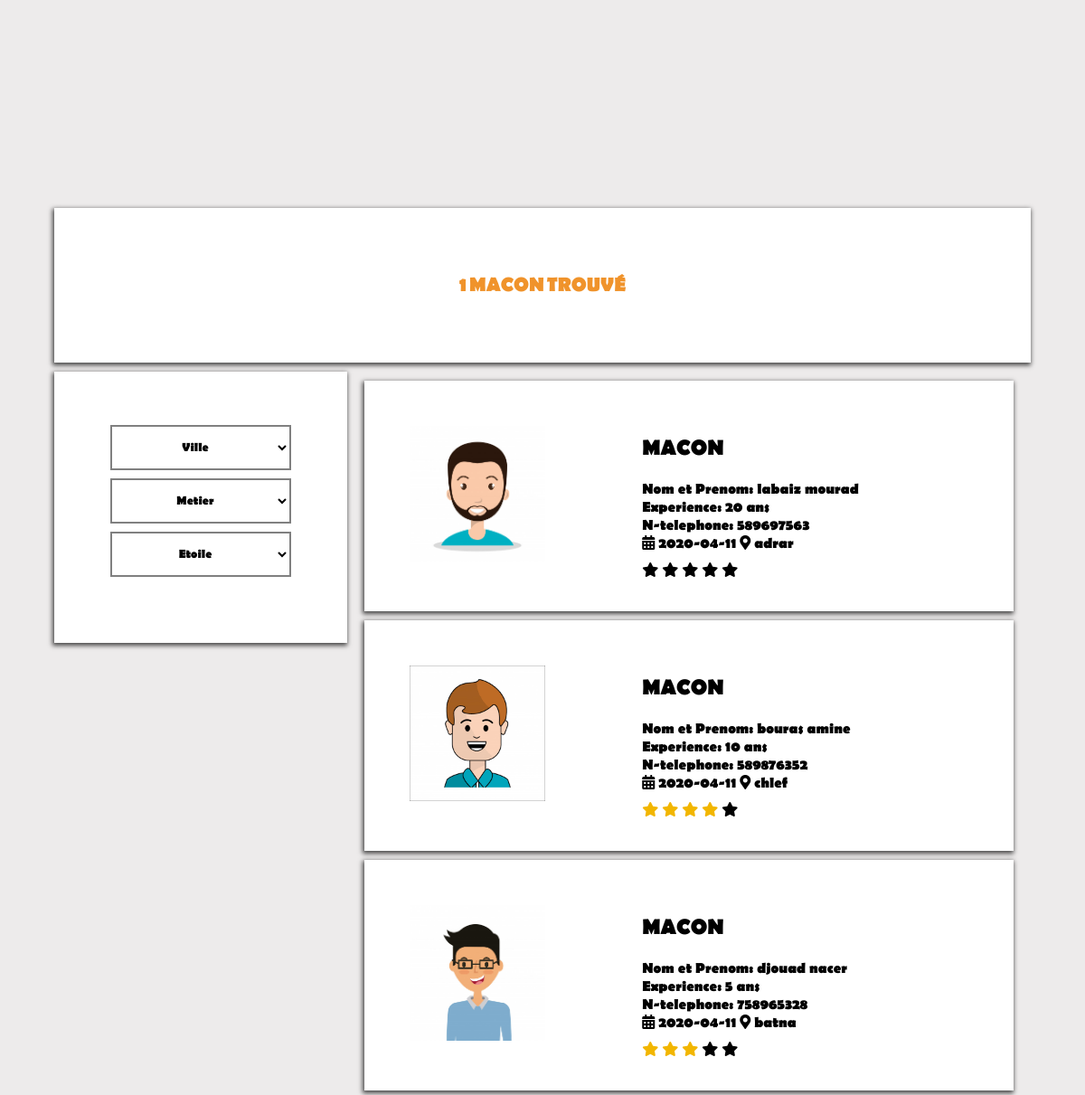
Page /searchad.php?artisant=macon on the committed database.
### tables this page shows
CREATE TABLE IF NOT EXISTS `metier` (
  `id_metier` int(10) NOT NULL AUTO_INCREMENT,
  `nom_metier` varchar(20) NOT NULL,
  PRIMARY KEY (`id_metier`)
);

CREATE TABLE IF NOT EXISTS `annonce` (
  `id_annonce` int(11) NOT NULL AUTO_INCREMENT,
  `id_utilisateur` int(11) NOT NULL,
  `id_metier` int(11) NOT NULL,
  `id_ville` int(11) NOT NULL,
  `experience` varchar(30) NOT NULL,
  `competences` text NOT NULL,
  `date_creation` date NOT NULL,
  `image` varchar(300) NOT NULL,
  `valide` tinyint(1) NOT NULL,
  PRIMARY KEY (`id_annonce`),
  KEY `id_annonce` (`id_annonce`),
  KEY `id_utilisateur` (`id_utilisateur`),
  KEY `id_metier` (`id_metier`),
  KEY `id_ville` (`id_ville`),
  KEY `id_utilisateur_2` (`id_utilisateur`),
  KEY `id_metier_2` (`id_metier`),
  KEY `id_ville_2` (`id_ville`)
);

CREATE TABLE IF NOT EXISTS `utilisateur` (
  `id_utilisateur` int(11) NOT NULL AUTO_INCREMENT,
  `nom` varchar(15) NOT NULL,
  `prenom` varchar(15) NOT NULL,
  `e_mail` varchar(50) NOT NULL,
  `mot_de_passe` varchar(30) NOT NULL,
  `age` int(5) NOT NULL,
  `n_telephone` int(15) NOT NULL,
  PRIMARY KEY (`id_utilisateur`)
);

CREATE TABLE IF NOT EXISTS `ville` (
  `id_ville` int(10) NOT NULL AUTO_INCREMENT,
  `nom_ville` varchar(20) NOT NULL,
  PRIMARY KEY (`id_ville`)
);

### searchad.php (the view, shortened to what this page needs)
<?php
include 'php/sidebar.php';
$i=0;
   $artisant=@$_GET['artisant'];
    $ville=@$_GET['ville'];
  if(!empty($artisant) && !empty($ville)){
    $query= "SELECT * FROM annonce,metier,ville,utilisateur WHERE annonce.id_utilisateur = utilisateur.id_utilisateur AND annonce.id_metier = metier.id_metier AND annonce.id_ville = ville.id_ville AND metier.nom_metier = '$artisant' AND ville.nom_ville = '$ville'";
    if (isset($_GET['note']) ){
  $note=$_GET['note'];
    $query="SELECT etoile.id_annonce,ROUND(AVG(note)) AS notemoyenne,utilisateur.nom,utilisateur.prenom,ville.nom_ville,annonce.experience,utilisateur.n_telephone,annonce.date_creation,annonce.image,metier.nom_metier FROM etoile,annonce,utilisateur,ville,metier WHERE annonce.id_utilisateur = utilisateur.id_utilisateur AND etoile.id_annonce = annonce.id_annonce AND annonce.id_ville=ville.id_ville AND annonce.id_metier=metier.id_metier GROUP BY etoile.id_annonce HAVING notemoyenne='$note' AND metier.nom_metier = '$artisant' AND ville.nom_ville = '$ville' ";
  }
else if(isset($_GET['id_ville']) ){
$id_ville=$_GET['id_ville'];
  $query="SELECT * FROM annonce,metier,ville,utilisateur WHERE annonce.id_utilisateur = utilisateur.id_utilisateur AND annonce.id_metier = metier.id_metier AND annonce.id_ville = ville.id_ville AND ville.id_ville = '$id_ville' AND metier.nom_metier = '$artisant' AND ville.nom_ville = '$ville'";
}
else if(isset($_GET['id_metier']) ){
$id_metier=$_GET['id_metier'];
  $query="SELECT * FROM annonce,metier,ville,utilisateur WHERE annonce.id_utilisateur = utilisateur.id_utilisateur AND annonce.id_metier = metier.id_metier AND annonce.id_ville = ville.id_ville AND metier.id_metier = '$id_metier' AND metier.nom_metier = '$artisant' AND ville.nom_ville = '$ville'";
}}
else if(!empty($artisant) && empty($ville)){
      $query= "SELECT * FROM annonce,metier,ville,utilisateur WHERE annonce.id_utilisateur = utilisateur.id_utilisateur AND annonce.id_metier = metier.id_metier AND annonce.id_ville = ville.id_ville AND metier.nom_metier = '$artisant'";
     if (isset($_GET['note']) ){
     $note=$_GET['note'];
     $query="SELECT etoile.id_annonce,ROUND(AVG(note)) AS notemoyenne,utilisateur.nom,utilisateur.prenom,ville.nom_ville,annonce.experience,utilisateur.n_telephone,annonce.date_creation,annonce.image,metier.nom_metier FROM etoile,annonce,utilisateur,ville,metier WHERE annonce.id_utilisateur = utilisateur.id_utilisateur AND etoile.id_annonce = annonce.id_annonce AND annonce.id_ville=ville.id_ville AND annonce.id_metier=metier.id_metier GROUP BY etoile.id_annonce HAVING notemoyenne='$note' AND metier.nom_metier = '$artisant' ";
  }
else if(isset($_GET['id_ville']) ){
$id_ville=$_GET['id_ville'];
  $query="SELECT * FROM annonce,metier,ville,utilisateur WHERE annonce.id_utilisateur = utilisateur.id_utilisateur AND annonce.id_metier = metier.id_metier AND annonce.id_ville = ville.id_ville AND ville.id_ville = '$id_ville' AND metier.nom_metier = '$artisant'";
}
else if(isset($_GET['id_metier']) ){
$id_metier=$_GET['id_metier'];
  $query="SELECT * FROM annonce,metier,ville,utilisateur WHERE annonce.id_utilisateur = utilisateur.id_utilisateur AND annonce.id_metier = metier.id_metier AND annonce.id_ville = ville.id_ville AND metier.id_metier = '$id_metier' AND metier.nom_metier = '$artisant'";
} }
  $query_exe = mysqli_query($db, $query);
?>
<!DOCTYPE html>
<html>
<head>
<link rel="stylesheet"  href="css/base.css">
<link rel="stylesheet" type="text/css" href="css/all.min.css">
 <link rel="stylesheet" href="css/annonces.css">
</head>
<body>
    <div  style="margin-top: 0px;padding-top: 200px;"></div>
 <?php  if($annoutil= mysqli_fetch_array($query_exe)  ) {
            ?>
          <div class="content clearfix">
 <div class="box">
  <p style="color:#f0932b; text-align: center; text-transform: uppercase; font-size: 22px; font-family: BRLNSB;">
 <?php if($quer=1)  { echo $quer; echo '&nbsp'; echo $annoutil['nom_metier']; echo '&nbsp'; echo "trouvé";} else {echo $quer; echo '&nbsp'; echo $annoutil['nom_metier']; echo "s trouvés"; } ?>
 </div>
<div class="main-content">
  <div class="ads">
  <?php do  {
  ?>
  <a href="searchad2.php?id_annonce=<?= $annoutil['id_annonce']?>">  <form   class="box best" action="" method="post">
        <?php if(!empty($annoutil['image'])) { ?>
        <tr   class='ad-image'>
        <td><img src="img/<?php echo $annoutil['image']  ?>" alt='image' width='150px' height='150' ></td>
               </tr >
        <?php } else {?>
        <tr   class='ad-image'>
        <td><img src="img/default.png" alt='image' width='150px' height='150'></td>
              </tr >
             <?php } ?>
                   <div class="ads-info">  <tr>
                  <td><h2><?php echo $annoutil['nom_metier']  ?></h2>
                  </td>
                </tr>
                <br>
                <tr>
                  <td>Nom et Prenom: </td>
                  <td><?= $annoutil['nom']; ?></td>
                  <td><?= $annoutil['prenom']; ?></td>
                </tr>
                  <br>
                <tr>
                  <td>Experience:</td>
                  <td><?php echo $annoutil['experience'] ; ?></td>
                </tr>
                      <br>
                      <tr>
                  <td>N-telephone:</td>
                  <td><?php echo $annoutil['n_telephone'] ; ?></td>
                </tr>
                      <br>
                <tr>
                  <i class="fas fa-calendar-alt"></i>
                  <td><?php echo $annoutil['date_creation'] ; ?></td>
                </tr>
                <tr>
                  <i class="fas fa-map-marker-alt"></i>
                  <td><?php echo $annoutil['nom_ville'] ; ?></td>
                </tr>
                 <br>
<?php $id_annonce=$annoutil['id_annonce'];
    $requete="SELECT etoile.id_utilisateur,etoile.id_annonce,AVG(note) AS notemoyenne FROM etoile,annonce,utilisateur WHERE etoile.id_utilisateur = utilisateur.id_utilisateur AND etoile.id_annonce = annonce.id_annonce AND etoile.id_annonce='$id_annonce' GROUP BY etoile.id_annonce";
    $execute=mysqli_query($db, $requete);
      $etoile=mysqli_fetch_array($execute);
    $note= round($etoile['notemoyenne']) ;
         ?>
            <div class="star-rating" >
              <?php for($j=$note;$j<5;$j++){ ?>
                   <label for="star-'<?= $i ?>'" title="5 stars">
                     <i class="fa fa-star" aria-hidden="true" ></i>
                   </label>
                   <?php $i++; ?>
                   <?php } ?>
              <?php for($j=0;$j<$note;$j++){ ?>
                   <label for="star-'<?= $i ?>'" title="5 stars" class="rated">
                     <i class="fa fa-star" aria-hidden="true" class="rated"></i>
                   </label>
                   <?php $i++; ?>
                   <?php } ?>
              </div>
         </div>
    </form>
  <?php  } while($annoutil= mysqli_fetch_array($query_exe)); $i++; ?>
  </a>
      <br>
</div>
</div>
<?php   }
else{ ?>
 <div class="box">
  <p style="color:#e15f41; text-align: center; text-transform: uppercase; font-size: 22px;">aucun resultat n'a été trouvés </p>
 </div>
<?php
 }
          $results = mysqli_query($db, $metier_check_query); ?>
<div class="sidebar box">
              <form  >
              <select name="id_ville"  onchange="this.form.submit()" >
                <option value="0" >Ville</option>
             </select>
             </form>
      <form>
              <select name="id_metier"  onchange="this.form.submit()"  >
            <option value="0" >Metier</option>
         </select>
       </form>
               <form>
              <select name="note"  onchange="this.form.submit()"  >
             <option value="0" >Etoile</option>
         </select>
       </form>
</div>
</div>
</body>
</html>

### css/base.css (style rules this page uses)
* { box-sizing: border-box; }
body, html { margin: 0; padding: 0; font-family: BRLNSB; }

### css/annonces.css (style rules this page uses)
body { background: #edebeb ; background-size: cover; margin: 0; padding: 0; }
h2 { margin:0px; text-transform: uppercase; color: black; font-family: BRLNSB; }
.clearfix::after { content: ''; display: block; clear: both; }
.box { width: 100%; background: white; padding: 50px; margin-block-end:10px; box-shadow: -1px 2px 5px 1px rgba(0, 0, 0, 0.7); }
.content { width: 90%; margin: 30px auto 30px; }
.content .main-content { width: 70%; float: right; }
.content .sidebar { width: 30%; border: 1px white; height: 300px; }
.content .main-content .ads { width: 95%; height: 270px; margin: 10px auto; border-radius: 5px; }
.content .main-content .ads .ads-info { width: 60%; padding: 10px; float: right; color: black; font-family: BRLNSB; }
.star-rating { direction: rtl; display: inline-block; }

### searchad.php (style rules this page uses)
.star-rating { padding-top: 10px; }
.rated { color: #f2b600; }
.box select { border:none; outline: none; background: none; color: black; display: block; margin: 9px auto; text-align: center; border: 2px solid grey; padding: 14px 10px; width: 200px; transition: 0.25s; font-family: BRLNSB; }

### rows in the picture
metier: nom_metier "MACON"
annonce: image (picture), id_metier.nom_metier "MACON", id_utilisateur.nom "labaiz", id_utilisateur.prenom "mourad", experience "20 ans", id_utilisateur.n_telephone "589697563", date_creation "2020-04-11", id_ville.nom_ville "adrar"
annonce: image (picture), id_metier.nom_metier "MACON", id_utilisateur.nom "bouras", id_utilisateur.prenom "amine", experience "10 ans", id_utilisateur.n_telephone "589876352", date_creation "2020-04-11", id_ville.nom_ville "chlef"
annonce: image (picture), id_metier.nom_metier "MACON", id_utilisateur.nom "djouad", id_utilisateur.prenom "nacer", experience "5 ans", id_utilisateur.n_telephone "758965328", date_creation "2020-04-11", id_ville.nom_ville "batna"

### other values in the picture
$quer "1"
